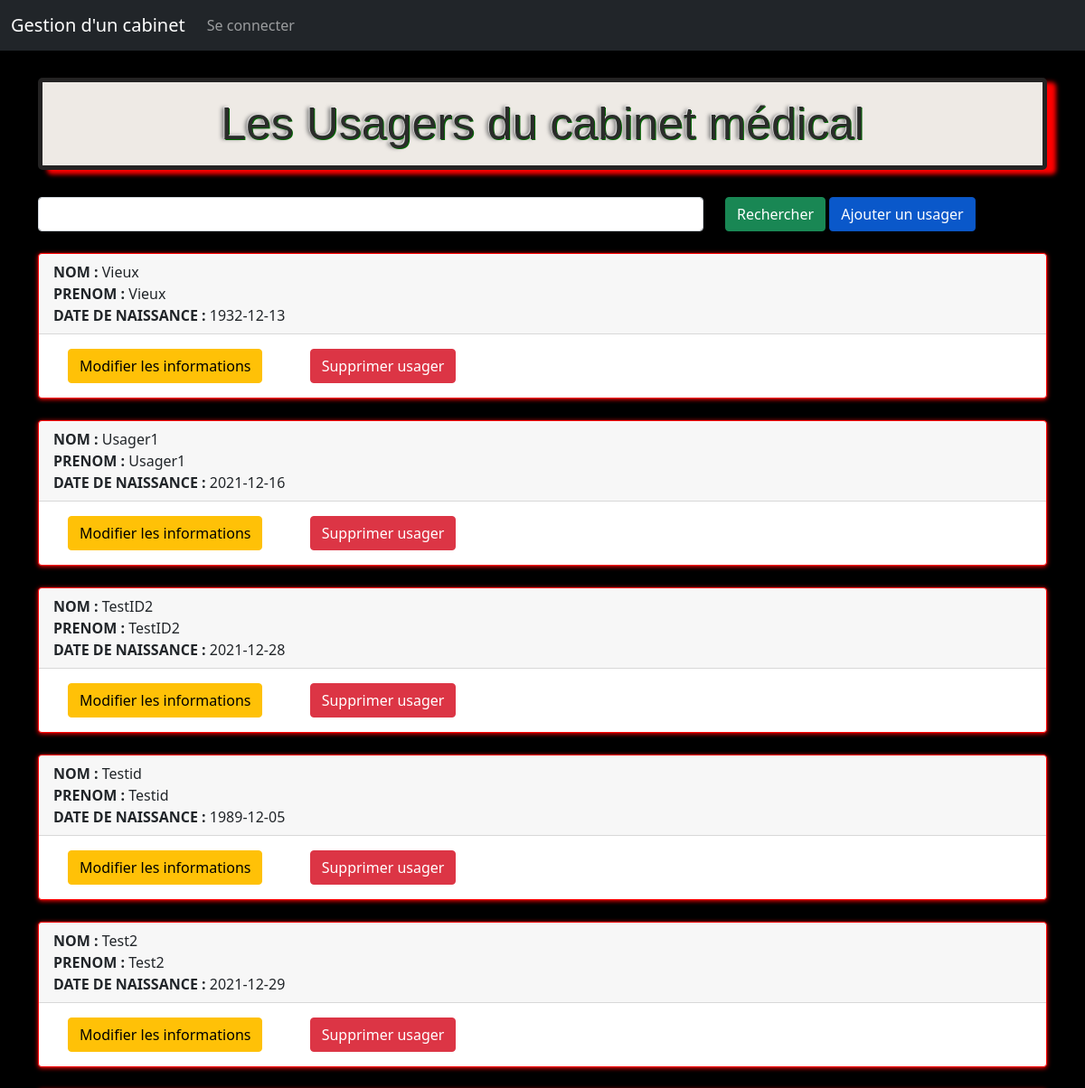
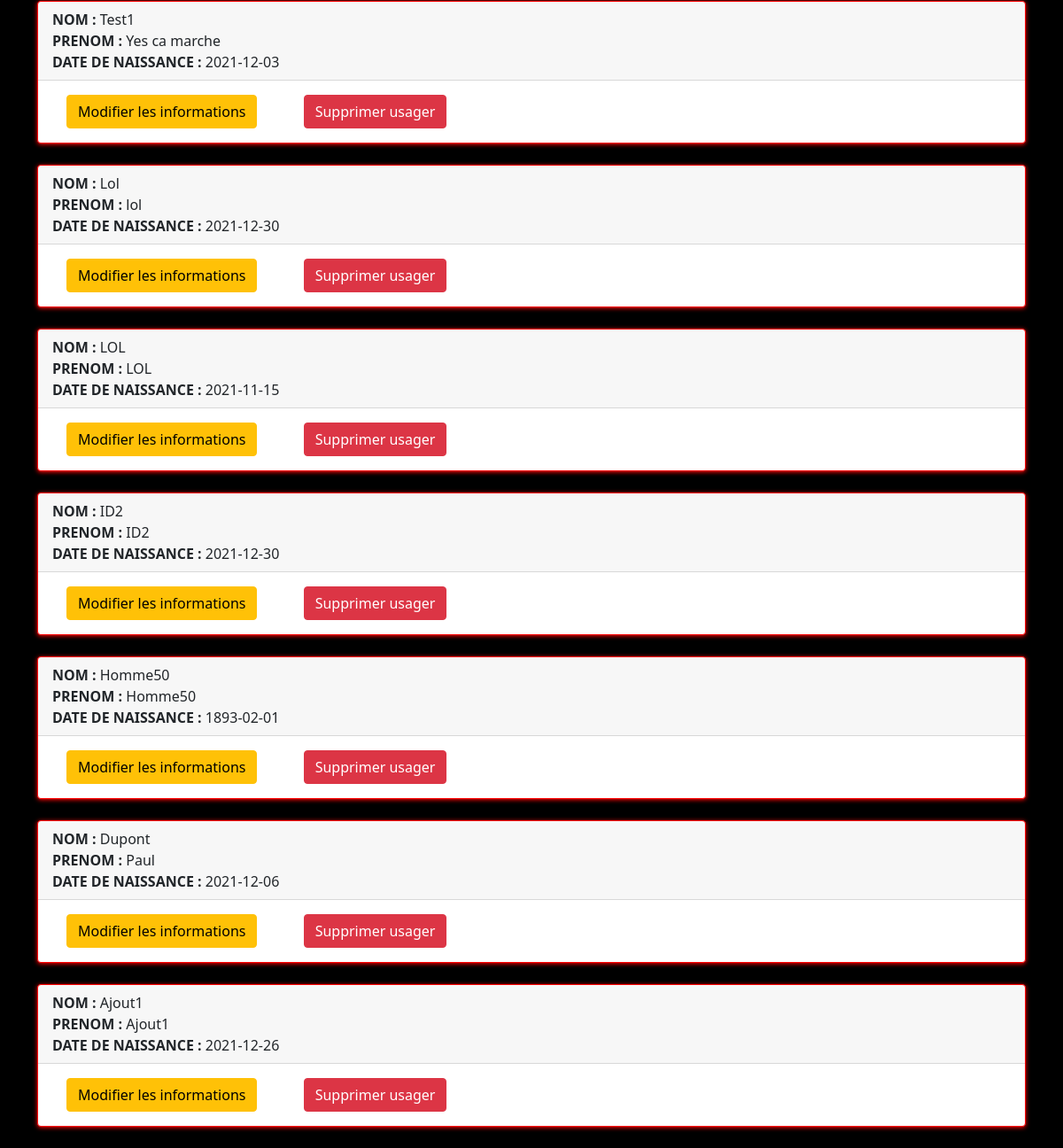
The page /afficherUsager.php on the database its author committed (2 pictures, top to bottom).
### tables this page shows
CREATE TABLE IF NOT EXISTS `usager` (
  `id_usager` int(11) NOT NULL AUTO_INCREMENT,
  `nom` varchar(50) DEFAULT NULL,
  `prenom` varchar(50) DEFAULT NULL,
  `civilite` varchar(50) DEFAULT NULL,
  `adresse` varchar(50) DEFAULT NULL,
  `cdp` varchar(5) DEFAULT NULL,
  `ville` varchar(50) DEFAULT NULL,
  `lieu_naiss` varchar(50) DEFAULT NULL,
  `num_secu` varchar(50) DEFAULT NULL,
  `date_naiss` date DEFAULT NULL,
  `id_medecin` int(11) DEFAULT NULL,
  PRIMARY KEY (`id_usager`),
  KEY `id_medecin` (`id_medecin`)
);

### actions/usager/afficherUsagerAction.php (called while the page is built, shortened)
<?php
require ('actions/database.php');
$afficherUsager = $bdd->query('SELECT nom, prenom, date_naiss,id_usager FROM usager ORDER BY nom DESC');

### afficherUsager.php (the view, shortened to what this page needs)
<?php
    require('actions/usager/afficherUsagerAction.php');
?>
<!DOCTYPE html>
<html lang="fr">
<?php include 'inclure/head.php'; ?>
<body>
    <?php include 'inclure/navbar.php'?>
    <div class="container">
    <h1>Les Usagers du cabinet médical</h1>
        <form method="GET">
            <div class="form-group row">
                <div class="col-8">
                    <input type="search" name="recherche" class="form-control">
                </div>
                <div class="col-4">
                    <button class="btn btn-success" type="submit">Rechercher</button>
                    <a href ="ajouterUsager.php" class="btn btn-primary active">Ajouter un usager</a>
                </div>
            </div>
        </form>
        <br>
        <?php
            while($usager = $afficherUsager->fetch()){
                ?>
                <div class="card">
                    <div class="card-header">
                        <b>NOM :</b> <?= $usager['nom']; ?>
                        <br>
                        <b>PRENOM :</b> <?= $usager['prenom']; ?>
                        <br>
                        <b>DATE DE NAISSANCE :</b> <?= $usager['date_naiss']; ?>
                    </div>
                    <div class="cart-footer">
                        <a href="modifier_usager.php?id=<?= $usager['id_usager']; ?>" class="btn btn-warning" id ="cent">Modifier les informations</a>
                        <a href="actions/usager/supprimerUsagerAction.php?id=<?= $usager['id_usager']; ?>" class="btn btn-danger" id ="cent">Supprimer usager</a>
                    </div>
                </div>
                <br>
                <?php
            }
        ?>
</div>
</body>
</html>

### style.css (style rules this page uses)
body { background-color: black; }
h1 { font-size: 50px; text-shadow: -1px -1px rgb(218, 216, 216), 1px 1px #060, -3px 0 4px rgb(124, 124, 124); font-family:Arial, Helvetica, sans-serif; color: rgb(42, 44, 42); padding:16px; font-weight:lighter; -moz-box-shadow: 4px 4px 6px #888; -webkit-box-shadow: 4px 4px 6px #888; box-shadow: 10px 5px 5px red; text-align:center; display:block; margin-bottom: 30px; margin-top: 30px; border-radius: 5px; border : 5px solid rgb(36, 35, 35); background-color: rgb(238, 234, 229); }
#cent { margin: 1em; margin-left: 2em; }
.card { border : 1px solid red; box-shadow: 0px 1px 5px red; }

### rows shown on the page
usager: nom "Vieux", prenom "Vieux", date_naiss "1932-12-13"
usager: nom "Usager1", prenom "Usager1", date_naiss "2021-12-16"
usager: nom "TestID2", prenom "TestID2", date_naiss "2021-12-28"
usager: nom "Testid", prenom "Testid", date_naiss "1989-12-05"
usager: nom "Test2", prenom "Test2", date_naiss "2021-12-29"
usager: nom "Test1", prenom "Yes ca marche", date_naiss "2021-12-03"
usager: nom "Lol", prenom "lol", date_naiss "2021-12-30"
usager: nom "LOL", prenom "LOL", date_naiss "2021-11-15"
usager: nom "ID2", prenom "ID2", date_naiss "2021-12-30"
usager: nom "Homme50", prenom "Homme50", date_naiss "1893-02-01"
usager: nom "Dupont", prenom "Paul", date_naiss "2021-12-06"
usager: nom "Ajout1", prenom "Ajout1", date_naiss "2021-12-26"
